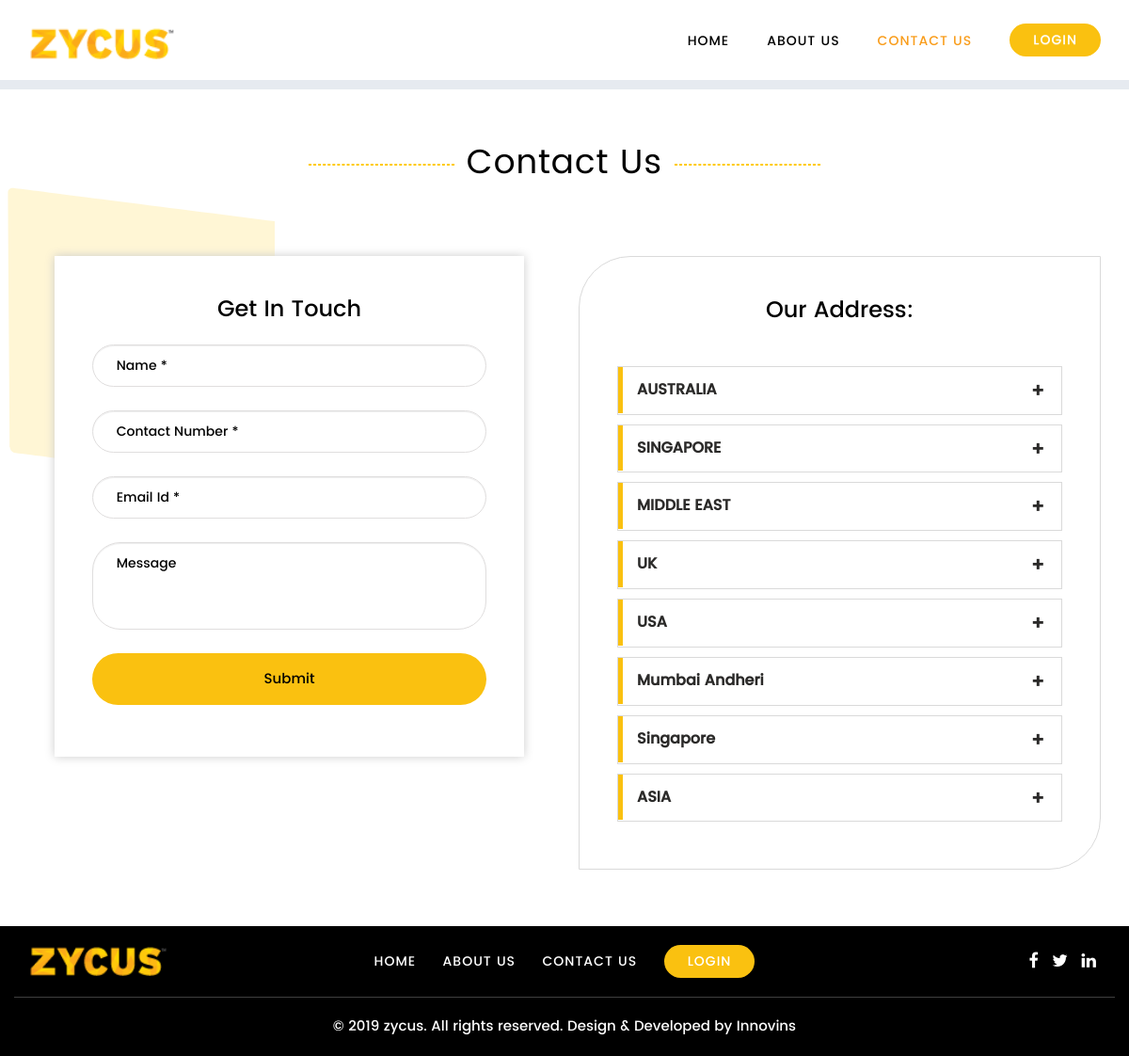
The page /contact-us.php on the database its author committed.
### tables this page shows
CREATE TABLE `zycus_contactus` (
  `id` int(11) NOT NULL,
  `region` text,
  `address` text,
  `display_order` int(11) DEFAULT NULL,
  `active` varchar(30) NOT NULL,
  `created` timestamp NOT NULL DEFAULT CURRENT_TIMESTAMP
);

### include/database.php (called while the page is built, shortened)
<?php
    class Database
    {
		private $connection;
		public function open_connection()
		{
			$this->connection = new mysqli("localhost", "innovins", "1751985", "zycus");
		}
		public function query($sql)
		{
			$result=$this->connection->query($sql);
			return $result;
		}
		public function fetch($query)
		{
			$row=$query->fetch_assoc();
			return $row;
		}
	}
?>

### site-config.php (called while the page is built, shortened)
<?php
	$func = new Functions();
?>

### contact-us.php (the view, shortened to what this page needs)
<?php
	include('site-config.php');
	$loggedInUserDetailsArr = $func->sessionExists();
	$query = $func->query("select * from ".PREFIX."contactus order by display_order ASC ");
?>
<!DOCTYPE>
<html>
<head>
	<link rel="stylesheet" type="text/css" href="css/bootstrap.css">
	<link rel="stylesheet" type="text/css" href="css/bootstrap-theme.css">
	<link rel="stylesheet" type="text/css" href="css/slick.css">
	<link rel="stylesheet" type="text/css" href="css/slick-theme.css">
	<link rel="stylesheet" type="text/css" href="css/style.css">
	<link rel="stylesheet" type="text/css" href="css/font-awesome.min.css">
	<link rel="stylesheet" type="text/css" href="css/responsive.css">
</head>
<body>
	<div class="wrapper">
		<?php include('include/header.php') ?>
		<main>
			<section class="dashboard-sec border-top abt-bg">
				<div class="container">
					<div class="inner-head text-center">
						<h1 class="title1 text-center">Contact Us</h1>
					</div>
					<div class="contact-content">
						<div class="row">
							<div class="col-md-6">
								<div class="contact-form">
									<form method="post" action="emailpro.php" id="contactForm">
										<p class="fm-title">Get In Touch</p>
										<div class="form-group">
											<input type="text" name="name" class="form-control" placeholder="Name *" value="">
										</div>
										<div class="form-group">
											<input type="text" name="mobile" class="form-control" placeholder="Contact Number *" value="<?php if(!empty($loggedInUserDetailsArr['mobile'])) { echo $loggedInUserDetailsArr['mobile']; } ?>">
										</div>
										<div class="form-group">
											<input type="email" name="email" class="form-control" placeholder="Email Id *" value="<?php if(!empty($loggedInUserDetailsArr['email'])) { echo $loggedInUserDetailsArr['email']; } ?>">
										</div>
										<div class="form-group">
											<textarea type="text" name="message" class="form-control" rows="4" placeholder="Message"></textarea>
										</div>
										<div class="form-group">
											<button type="submit" name="submit" class="submit-btn">Submit</button>
										</div>
									</form>
								</div>
							</div>
							<div class="col-md-6">
								<div class="contact-details">
									<p class="fm-title">Our Address:</p>
									<br>
									<div class="address">
										<div class="accordion">
											<?php while($res = $func->fetch($query)){ ?>
												<div class="accordion-item">
												<a><?php echo $res['region']; ?></a>
											</div>
											<?php } ?>
										</div>
								    </div>
							</div>
						</div>
					</div>
				</div>
			</section>
		</main>
		<?php include('include/footer.php') ?>
	</div>
</body>
</html>

### css/style.css (style rules this page uses)
body { padding: 0; margin: 0; font-size: 15px; color: #000000; font-family: poppins Medium; }
.wrapper { margin: 0; width: 100%; overflow: hidden; }
main { min-height: calc(100vh - 221px); }
.title1 { font-size: 36px; letter-spacing: 1px; line-height: 37px; color: #000000; font-family: "Poppins regular"; }
.border-top { border-top: 10px solid #e6eaf0; }
input.form-control { height: 45px; border: 1px solid #e0dede; border-radius: 30px; padding: 0 25px; margin-bottom: 25px; color: #000; }
::placeholder { color: #000 !important; }
.dashboard-sec { padding: 60px 0; }
.inner-head .title1 { position: relative; display: inline-block; margin: 0 auto 25px; }
.inner-head .title1:before { position: absolute; content: ''; width: 155px; border: 1px dashed #ffca08; left: -168px; top: 50%; height: 1px; }
.inner-head .title1:after { position: absolute; content: ''; width: 155px; border: 1px dashed #ffca08; right: -168px; top: 50%; height: 1px; }
.abt-bg { position: relative; }
.abt-bg:after { position: absolute; content: url(../images/orange-bg.png); top: 100px; left: 0; z-index: -1; }
.contact-form { max-width: 90%; margin: 55px auto; padding: 40px; box-shadow: 0 0 10px #ccc; background: #fff; }
textarea.form-control { height: 93px; border: 1px solid #e0dede; border-radius: 30px; padding: 12px 25px; margin-bottom: 25px; color: #000; resize: none; }
.submit-btn { background: #fac110; color: #000; padding: 5px 25px 5px 25px !important; line-height: 45px !important; border-radius: 30px; margin-top: 24px; border: 0; display: block; width: 100%; }
.abt-bg .container { position: relative; }
p.fm-title { font-size: 24px; margin-bottom: 20px; text-align: center; }
.accordion a { position: relative; display: -webkit-box; display: -webkit-flex; display: -ms-flexbox; display: flex; -webkit-box-orient: vertical; -webkit-box-direction: normal; -webkit-flex-direction: column; -ms-flex-direction: column; flex-direction: column; width: 100%; padding: 13px 0 13px 15px; color: #2b2a29; font-size: 16px; font-weight: 600; border-left: 5px solid #fac110; }
.accordion-item { margin-bottom: 10px; border: 1px solid #dadada; }
.accordion a::after { content: '+'; position: absolute; float: right; right: 1rem; font-size: 20px; color: #2b2a29; padding: 0px; width: 30px; height: 30px; text-align: center; }
.accordion { background: #fff; }
.contact-details { margin-top: 55px; border: 1px solid #dadada; padding: 40px; border-top-left-radius: 55px; border-bottom-right-radius: 55px; }

### rows shown on the page
zycus_contactus: region "AUSTRALIA"
zycus_contactus: region "SINGAPORE"
zycus_contactus: region "MIDDLE EAST"
zycus_contactus: region "UK"
zycus_contactus: region "USA"
zycus_contactus: region "Mumbai Andheri"
zycus_contactus: region "Singapore"
zycus_contactus: region "ASIA"
